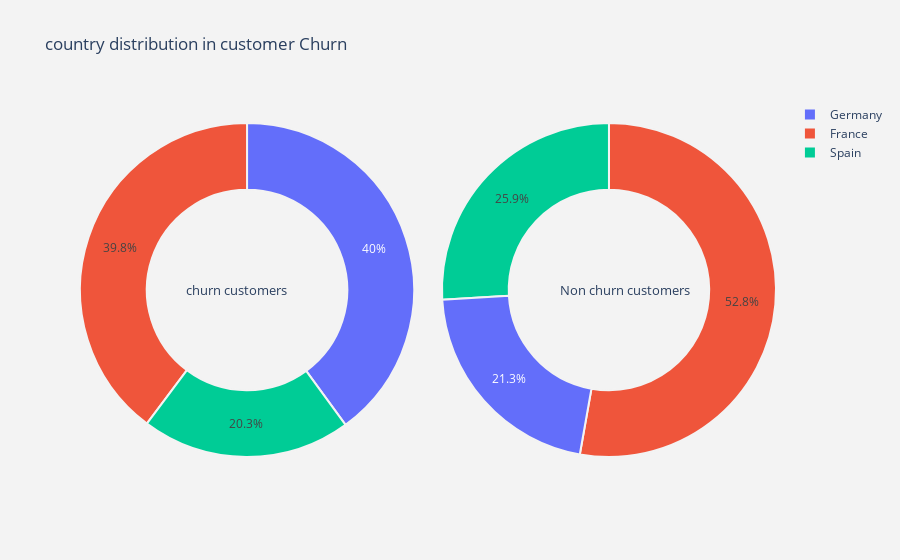
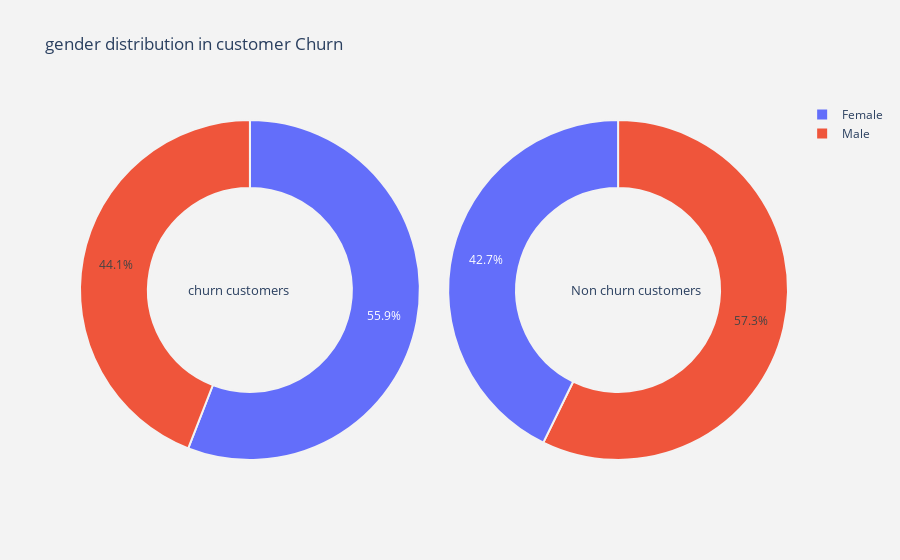
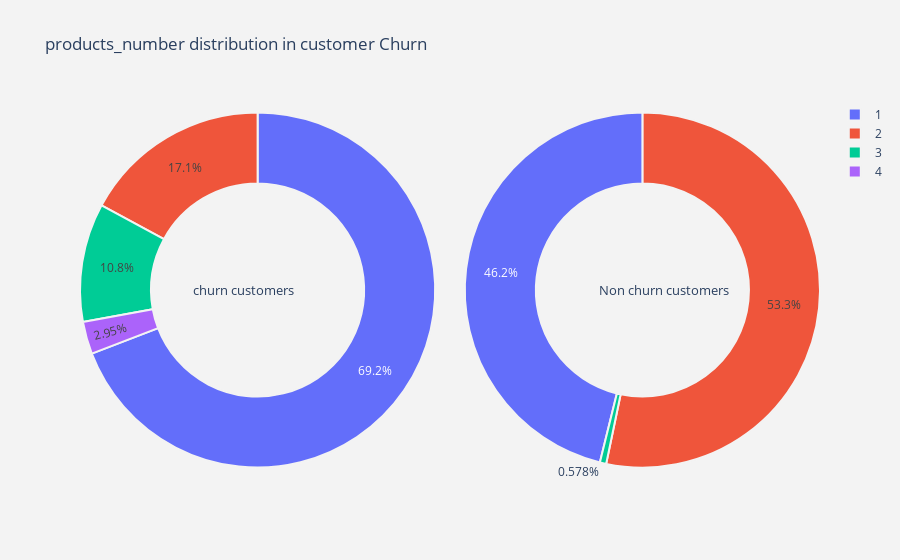
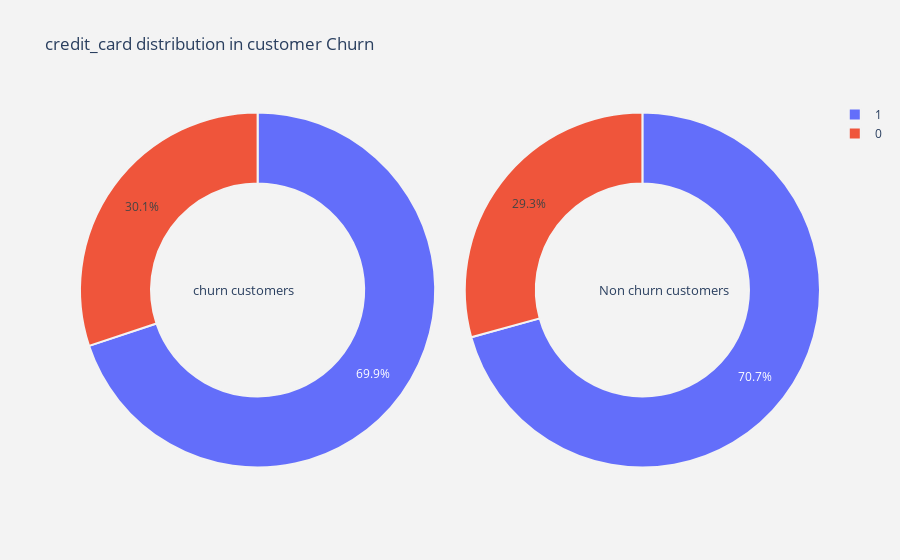

Source (notebook cell) for these figures, in order:
### Code cell
# for all categorical columns plot pie

for i in cat_cols :
    plot_pie(i)

### Figure 1 — Plotly figure (JSON) as saved in the notebook; plotly's stock layout.template omitted (floating-point values rounded to 4 significant figures)
{"data": [{"domain": {"x": [0, 0.48]}, "hole": 0.6, "hoverinfo": "label+percent+name", "labels": ["Germany", "France", "Spain"], "marker": {"line": {"color": "rgb(243,243,243)", "width": 2}}, "name": "Churn Customers", "type": "pie", "values": [814, 810, 413]}, {"domain": {"x": [0.52, 1]}, "hole": 0.6, "hoverinfo": "label+percent+name", "labels": ["France", "Spain", "Germany"], "marker": {"line": {"color": "rgb(243,243,243)", "width": 2}}, "name": "Non churn customers", "type": "pie", "values": [4204, 2064, 1695]}], "layout": {"annotations": [{"font": {"size": 13}, "showarrow": false, "text": "churn customers", "x": 0.15, "y": 0.5}, {"font": {"size": 13}, "showarrow": false, "text": "Non churn customers", "x": 0.88, "y": 0.5}], "paper_bgcolor": "rgb(243,243,243)", "plot_bgcolor": "rgb(243,243,243)", "title": {"text": "country distribution in customer Churn "}}}

### Figure 2 — Plotly figure (JSON) as saved in the notebook; plotly's stock layout.template omitted (floating-point values rounded to 4 significant figures)
{"data": [{"domain": {"x": [0, 0.48]}, "hole": 0.6, "hoverinfo": "label+percent+name", "labels": ["Female", "Male"], "marker": {"line": {"color": "rgb(243,243,243)", "width": 2}}, "name": "Churn Customers", "type": "pie", "values": [1139, 898]}, {"domain": {"x": [0.52, 1]}, "hole": 0.6, "hoverinfo": "label+percent+name", "labels": ["Male", "Female"], "marker": {"line": {"color": "rgb(243,243,243)", "width": 2}}, "name": "Non churn customers", "type": "pie", "values": [4559, 3404]}], "layout": {"annotations": [{"font": {"size": 13}, "showarrow": false, "text": "churn customers", "x": 0.15, "y": 0.5}, {"font": {"size": 13}, "showarrow": false, "text": "Non churn customers", "x": 0.88, "y": 0.5}], "paper_bgcolor": "rgb(243,243,243)", "plot_bgcolor": "rgb(243,243,243)", "title": {"text": "gender distribution in customer Churn "}}}

### Figure 3 — Plotly figure (JSON) as saved in the notebook; plotly's stock layout.template omitted (floating-point values rounded to 4 significant figures)
{"data": [{"domain": {"x": [0, 0.48]}, "hole": 0.6, "hoverinfo": "label+percent+name", "labels": [1, 2, 3, 4], "marker": {"line": {"color": "rgb(243,243,243)", "width": 2}}, "name": "Churn Customers", "type": "pie", "values": [1409, 348, 220, 60]}, {"domain": {"x": [0.52, 1]}, "hole": 0.6, "hoverinfo": "label+percent+name", "labels": [2, 1, 3], "marker": {"line": {"color": "rgb(243,243,243)", "width": 2}}, "name": "Non churn customers", "type": "pie", "values": [4242, 3675, 46]}], "layout": {"annotations": [{"font": {"size": 13}, "showarrow": false, "text": "churn customers", "x": 0.15, "y": 0.5}, {"font": {"size": 13}, "showarrow": false, "text": "Non churn customers", "x": 0.88, "y": 0.5}], "paper_bgcolor": "rgb(243,243,243)", "plot_bgcolor": "rgb(243,243,243)", "title": {"text": "products_number distribution in customer Churn "}}}

### Figure 4 — Plotly figure (JSON) as saved in the notebook; plotly's stock layout.template omitted (floating-point values rounded to 4 significant figures)
{"data": [{"domain": {"x": [0, 0.48]}, "hole": 0.6, "hoverinfo": "label+percent+name", "labels": [1, 0], "marker": {"line": {"color": "rgb(243,243,243)", "width": 2}}, "name": "Churn Customers", "type": "pie", "values": [1424, 613]}, {"domain": {"x": [0.52, 1]}, "hole": 0.6, "hoverinfo": "label+percent+name", "labels": [1, 0], "marker": {"line": {"color": "rgb(243,243,243)", "width": 2}}, "name": "Non churn customers", "type": "pie", "values": [5631, 2332]}], "layout": {"annotations": [{"font": {"size": 13}, "showarrow": false, "text": "churn customers", "x": 0.15, "y": 0.5}, {"font": {"size": 13}, "showarrow": false, "text": "Non churn customers", "x": 0.88, "y": 0.5}], "paper_bgcolor": "rgb(243,243,243)", "plot_bgcolor": "rgb(243,243,243)", "title": {"text": "credit_card distribution in customer Churn "}}}
